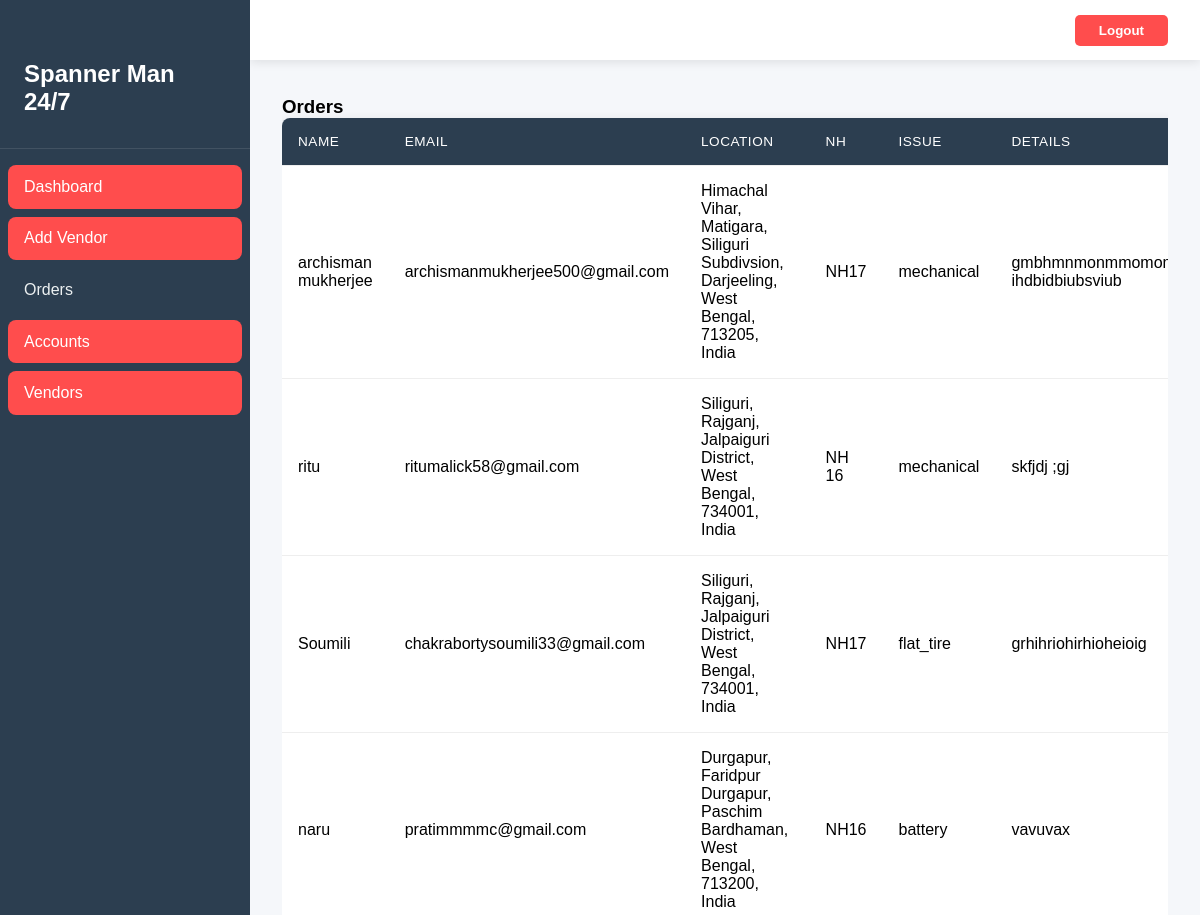
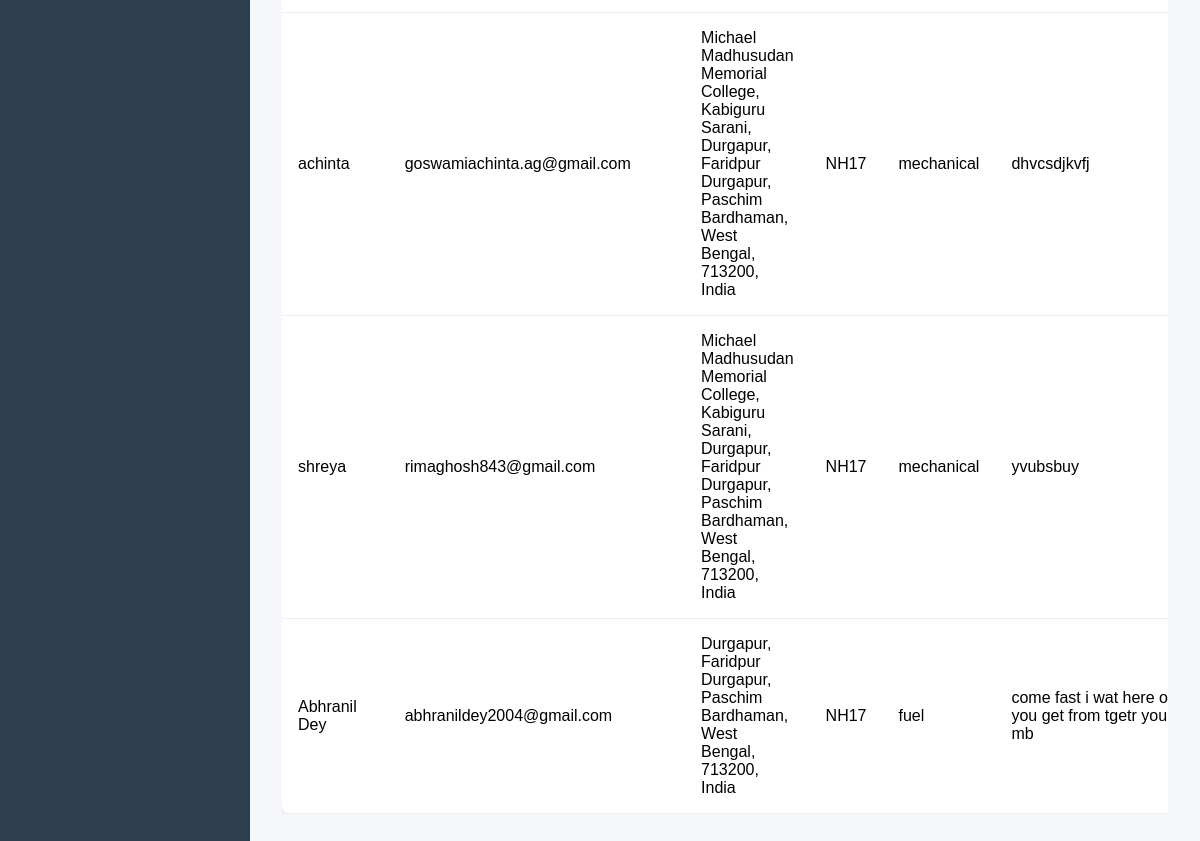
Before: /Admin/orders.php with the older database file (2 pictures, top to bottom).
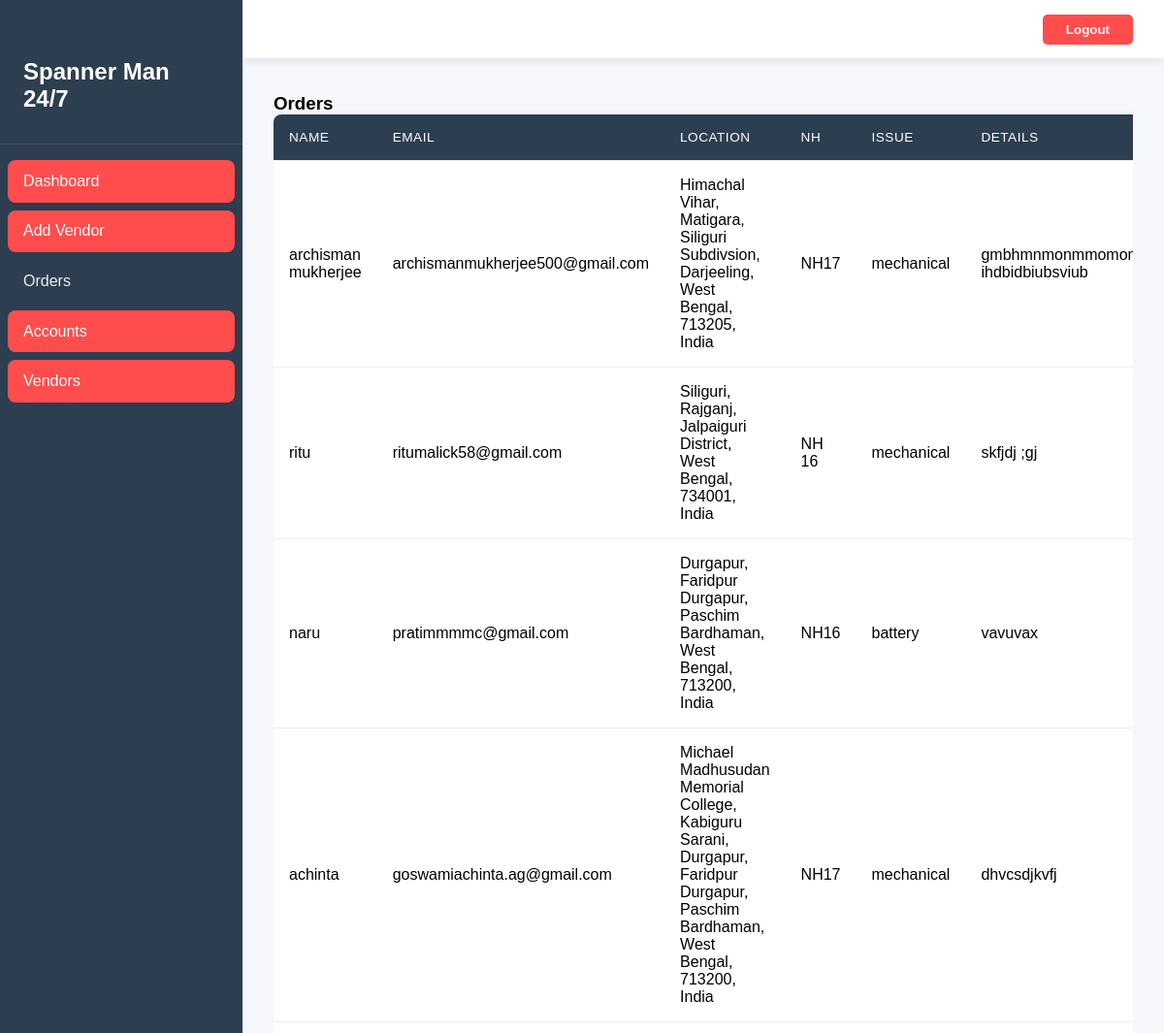
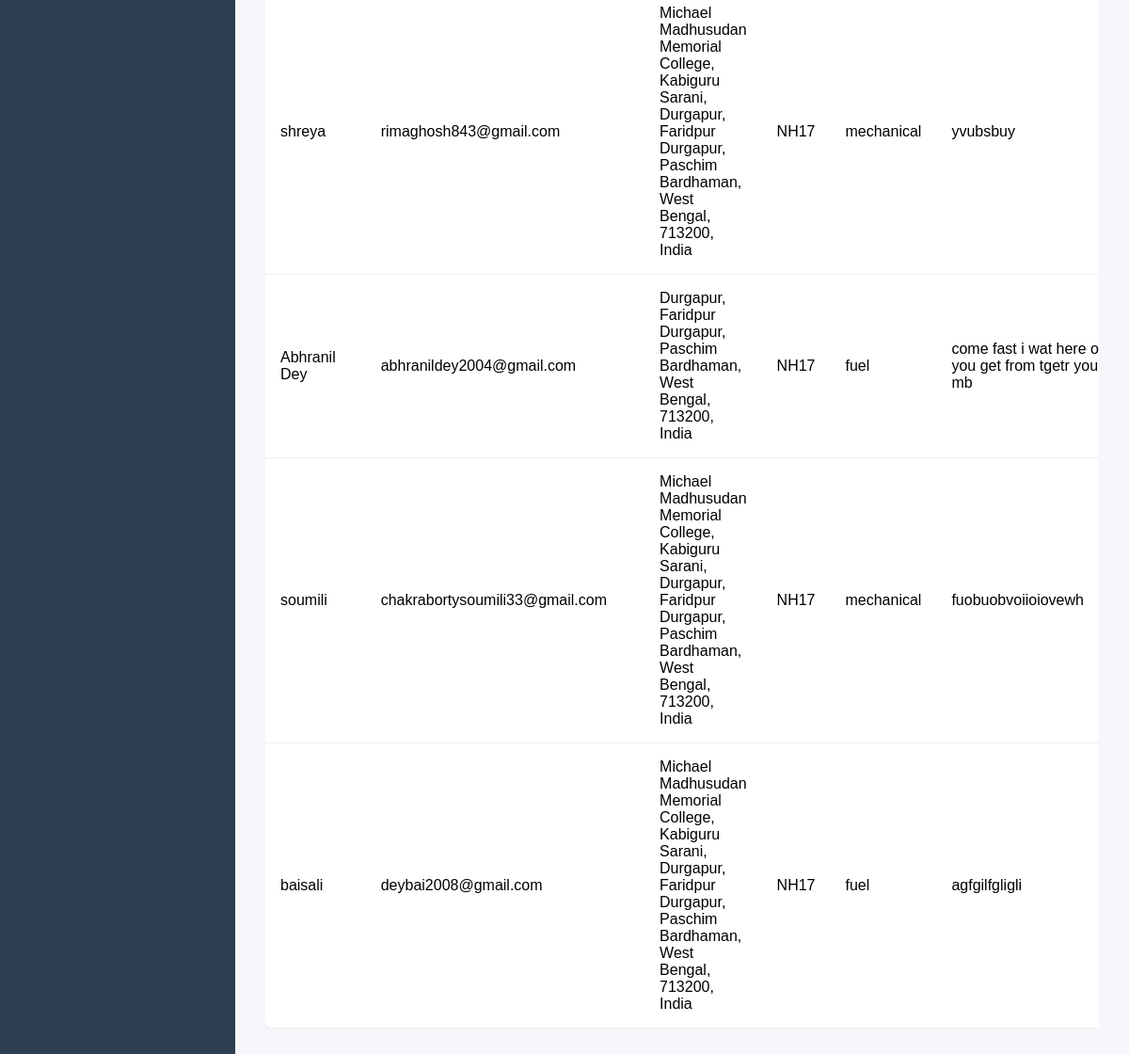
After: the same page with the newer database file (2 pictures, top to bottom).
### tables this page shows
CREATE TABLE `requests` (
  `id` int(11) NOT NULL,
  `name` varchar(30) NOT NULL,
  `email` varchar(50) NOT NULL,
  `password` varchar(50) NOT NULL,
  `loc` varchar(150) NOT NULL,
  `pincode` bigint(10) NOT NULL,
  `NH` varchar(20) NOT NULL,
  `issue` varchar(10) NOT NULL,
  `details` varchar(255) NOT NULL,
  `created_at` timestamp NOT NULL DEFAULT current_timestamp()
);

### Admin/orders.php (the view, shortened to what this page needs)
<?php
$server = "localhost";
$username = "root";
$password = "";
$dbname = "break_pass";
    $con = mysqli_connect($server,$username,$password,$dbname);
      ?>
<?php
                  $que1= "SELECT * FROM `requests` WHERE 1";
                  $result1 = mysqli_query($con,$que1);
                ?>
<!DOCTYPE html>
<html lang="en">
<head>
</head>
<body>
  <nav class="sidebar">
    <div class="logo">
    <h1>Spanner Man 24/7</h1>
    </div>
        <ul class="nav-links">
            <li><a href="./home.php" class="active">
                <span>Dashboard</span>
            </a></li>
            <li><a href="./add_vendor.php" class="active">
                <span>Add Vendor</span>
            </a></li>
            <li><a href="orders.php">
                <span>Orders</span>
            </a></li>
            <li><a href="./accounts.php" class="active">
                <span>Accounts</span>
            </a></li>
            <li><a href="./vendors.php" class="active">
                <span>Vendors</span>
            </a></li>
        </ul>
    </nav>
    <header class="header">
        <a href="./logout_adm.php"><button class="logout-btn">Logout</button></a>
    </header>
    <main class="main-content">
    <div class="section__container">
    <div class="table-container">
        <h3>Orders</h3>
        <table class="contact-table" style="margin-right:30px;">
            <thead>
            <tr>
                <th>Name</th>
                <th>Email</th>
                <th>Location</th>
                <th>NH</th>
                <th>Issue</th>
                <th>details</th>
            </tr>
            </thead>
            <tbody >
            <tr >
            <?php
              while($row = mysqli_fetch_assoc($result1)) { ?>
                <td> <?php  echo $row['name']; ?> </td>
                <td> <?php  echo $row['email']; ?> </td>
                <td> <?php  echo $row['loc']; ?> </td>
                <td> <?php  echo $row['NH']; ?> </td>
                <td> <?php  echo $row['issue']; ?> </td>
                <td> <?php  echo $row['details']; ?> </td>
            </tr>
            <?php }?>
            </tbody>
        </table>
    </div>
    </div>
    </main>
</body>
</html>

### Admin/orders.php (style rules this page uses)
* { margin: 0; padding: 0; box-sizing: border-box; font-family: Arial, sans-serif; }
body { background: #f5f7fa; min-height: 100vh; }
.sidebar { position: fixed; left: 0; top: 0; bottom: 0; width: 250px; background: #2c3e50; padding-top: 60px; transition: all 0.3s ease; z-index: 100; }
.sidebar .logo { padding: 0 1.5rem 2rem; color: white; font-size: 1.5rem; border-bottom: 1px solid rgba(255,255,255,0.1); margin-bottom: 1rem; }
.nav-links { list-style: none; padding: 0 0.5rem; }
.nav-links li { margin-bottom: 0.5rem; }
.nav-links a { display: flex; align-items: center; padding: 0.8rem 1rem; color: #ecf0f1; text-decoration: none; border-radius: 8px; transition: all 0.3s ease; }
.nav-links a.active { background: #ff4d4d; color: white; }
.header { position: fixed; top: 0; left: 250px; right: 0; height: 60px; background: white; padding: 0 2rem; display: flex; align-items: center; justify-content: flex-end; box-shadow: 0 2px 10px rgba(0,0,0,0.1); z-index: 99; }
.logout-btn { background: #ff4d4d; color: white; border: none; padding: 0.5rem 1.5rem; border-radius: 5px; cursor: pointer; font-weight: bold; transition: all 0.3s ease; }
.main-content { margin-left: 250px; padding: 80px 2rem 2rem; }
.logo h1 { color: var(--text-light); font-size: 1.5rem; position: relative; overflow: hidden; }
.logo h1::after { content: ''; position: absolute; bottom: 0; left: -100%; width: 100%; height: 2px; background: var(--secondary-color); animation: slideLine 3s infinite; }
.table-container { overflow-x: auto; margin-top: 1rem; }
.contact-table { width: 100%; border-collapse: collapse; background: white; border-radius: 8px; overflow: hidden; box-shadow: 0 2px 10px rgba(0,0,0,0.1); }
.contact-table th, .contact-table td { padding: 1rem; text-align: left; border-bottom: 1px solid #eee; }
.contact-table th { background: #2c3e50; color: white; font-weight: 500; text-transform: uppercase; font-size: 0.85rem; letter-spacing: 0.5px; }
.contact-table tr { transition: all 0.3s ease; }
.contact-table tr:nth-child(1) { animation-delay: 0.1s; }
.table-container { opacity: 0; animation: tableContainerFade 0.8s ease forwards; }
.contact-table thead { opacity: 0; animation: slideIn 0.6s ease forwards 0.4s; }
.contact-table tbody tr { opacity: 0; animation: slideIn 0.6s ease forwards; }
.contact-table tbody tr:nth-child(1) { animation-delay: 0.5s; }
.table-container h3 { opacity: 0; animation: tableContainerFade 0.6s ease forwards 0.2s; }

Changed rows visible on the page:
removed requests: name "Soumili", email "chakrabortysoumili33@gmail.com", loc "Siliguri, Rajganj, Jalpaiguri District, West Bengal, 734001, India", NH "NH17", issue "flat_tire", details "grhihriohirhioheioig"
added requests: name "soumili", email "chakrabortysoumili33@gmail.com", loc "Michael Madhusudan Memorial College, Kabiguru Sarani, Durgapur, Faridpur Durgapur, Paschim Bardhaman, West Bengal, 713200, India", NH "NH17", issue "mechanical", details "fuobuobvoiioiovewh"
added requests: name "baisali", email "deybai2008@gmail.com", loc "Michael Madhusudan Memorial College, Kabiguru Sarani, Durgapur, Faridpur Durgapur, Paschim Bardhaman, West Bengal, 713200, India", NH "NH17", issue "fuel", details "agfgilfgligli"
